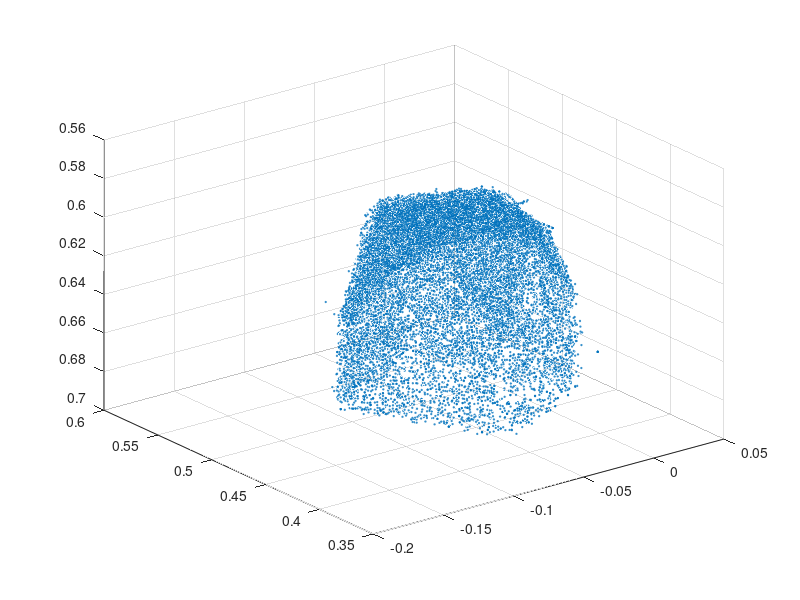

MATLAB code for this plot: (Note: this script raises an error after producing the figure.)
global model planelist planenorm facelines

% R = load('rngdata.asc');
load('cubeMerged1.mat');
R = datasample(xyzMerged,30000);
figure(1)
clf

scatter3(R(:,1),R(:,2),R(:,3),'k.','SizeData',1)
hold on
set(gca,'zdir','reverse');
[NPts,W] = size(R);
patchid = zeros(NPts,1);
planelist = zeros(20,4);

% find surface patches
% here just get 5 first planes - a more intelligent process should be
% used in practice. Here we hope the 4 largest will be included in the
% 5 by virtue of their size
remaining = R;
for i = 1 : 4   

  % select a random small surface patch
  [oldlist,plane] = select_patch(remaining);
%   plot3(plane(:,1),plane(:,2),plane(:,3),'k.')
  % grow patch
  stillgrowing = 1;
  while stillgrowing

    % find neighbouring points that lie in plane
    stillgrowing = 0;
    [newlist,remaining] = getallpoints(plane,oldlist,remaining,NPts);
    [NewL,W] = size(newlist);
    [OldL,W] = size(oldlist);
    hold on
if i == 1
 scatter3(newlist(:,1),newlist(:,2),newlist(:,3),'r.','SizeData',1)
 set(gca,'zdir','reverse');
 save1=newlist;
elseif i==2 
 scatter3(newlist(:,1),newlist(:,2),newlist(:,3),'b.','SizeData',1)
 set(gca,'zdir','reverse');
 save2=newlist;
elseif i == 3
 scatter3(newlist(:,1),newlist(:,2),newlist(:,3),'g.','SizeData',1)
 set(gca,'zdir','reverse');
 save3=newlist;
elseif i == 4
 scatter3(newlist(:,1),newlist(:,2),newlist(:,3),'c.','SizeData',1)
 set(gca,'zdir','reverse');
 save4=newlist;
else
 scatter3(newlist(:,1),newlist(:,2),newlist(:,3),'m.','SizeData',1)
 set(gca,'zdir','reverse');
 save5=newlist;
end
pause(1)
    
    if NewL > OldL + 50
      % refit plane
      [newplane,fit] = fitplane(newlist);
[newplane',fit,NewL]
      planelist(i,:) = newplane';
      if fit > 0.04*NewL       % bad fit - stop growing
        break
      end
      stillgrowing = 1;
      oldlist = newlist;
      plane = newplane;
    end
  end

waiting=1
	 pause(1)

['**************** Segmentation Completed']

end
%plot3(remaining(:,1),remaining(:,2),remaining(:,3),'y.')
planelist(1:5,:)


modelfile
%planelist = [
%   0.0018   -0.0086    1.0000  179.2485
%   -0.0755    0.7003    0.7099  281.2463
%   -0.6378   -0.5599    0.5290  203.6537
%    0.7693   -0.4002    0.4979 -274.8765
%];


    pairs = zeros(100,2);
    success = itree(3,0,3,pairs,0,4);
    if success
        ['model recognised in this image']
    end
    if ~success
      ['no models recognised in this image']
    end
                                                                        

% make dataset for the practical - label points and then
% sort into numerical rather than plane order.
ulabeledpoints = zeros(NPts,4);
count = 0;
[L1,W]=size(save1);
for i = 1 : L1
  count = count + 1;
  ulabeledpoints(count,1:3) = save1(i,:);
  ulabeledpoints(count,4) = 1;
end
[L2,W]=size(save2);
for i = 1 : L2
  count = count + 1;
  ulabeledpoints(count,1:3) = save2(i,:);
  ulabeledpoints(count,4) = 2;
end
[L3,W]=size(save3);
for i = 1 : L3
  count = count + 1;
  ulabeledpoints(count,1:3) = save3(i,:);
  ulabeledpoints(count,4) = 3;
end
[L4,W]=size(save4);
for i = 1 : L4
  count = count + 1;
  ulabeledpoints(count,1:3) = save4(i,:);
  ulabeledpoints(count,4) = 4;
end
[LR,W]=size(remaining);
for i = 1 : LR
  count = count + 1;
  ulabeledpoints(count,1:3) = remaining(i,:);
  ulabeledpoints(count,4) = 5;
end

for i = 1 : count-1
for j = i+1 : count
 if ulabeledpoints(i,1) > ulabeledpoints(j,1)
   tmp = ulabeledpoints(i,:);
   ulabeledpoints(i,:) = ulabeledpoints(j,:);
   ulabeledpoints(j,:) = tmp;
 end
end
end
labeledpoints = ulabeledpoints(1:count,:);

